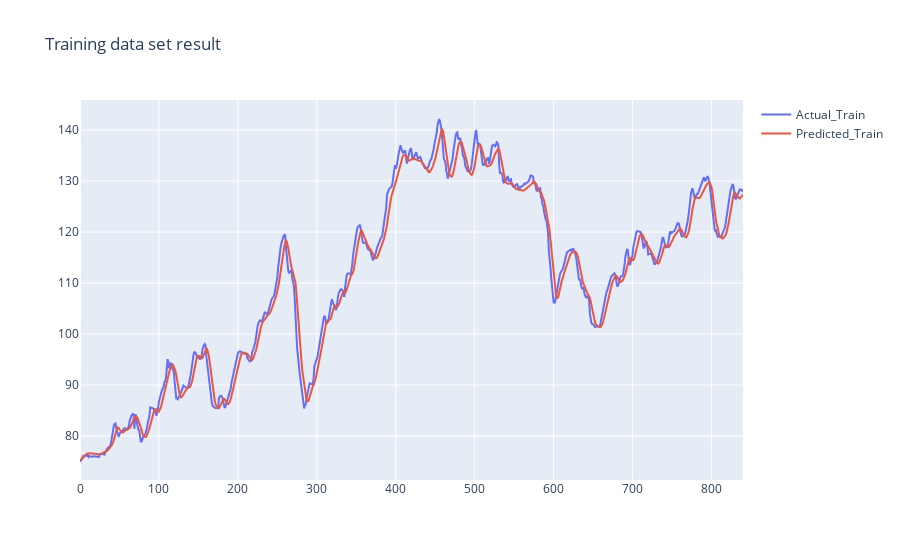

Here is the notebook cell this chart was saved with:
### Code cell
fig = go.Figure()
fig.add_trace(go.Scatter(y=inv_y, name="Actual_Train"))
fig.add_trace(go.Scatter(y=inv_yhat, name="Predicted_Train"))
fig.update_layout(title='Training data set result')
fig.show()

### Figure 1 — Plotly figure (JSON) as saved in the notebook; plotly's stock layout.template omitted (floating-point values rounded to 4 significant figures; data arrays with more than 128 entries replaced by an {"elided": "..."} marker saying what was removed)
{"data": [{"name": "Actual_Train", "type": "scatter", "y": {"elided": "841 float values"}}, {"name": "Predicted_Train", "type": "scatter", "y": {"elided": "841 float values"}}], "layout": {"title": {"text": "Training data set result"}}}
